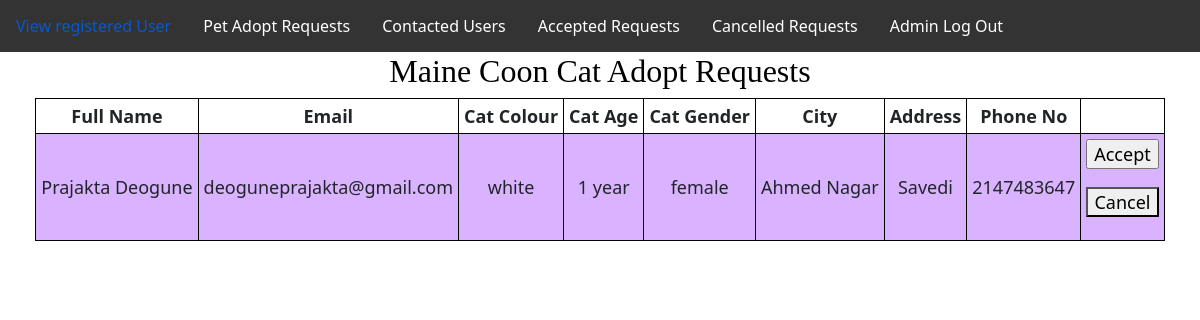
The page /managemainecooncat.php on the database its author committed.
### tables this page shows
CREATE TABLE `mainecooncat` (
  `Name` varchar(60) NOT NULL,
  `Email` varchar(50) NOT NULL,
  `Colour` varchar(20) NOT NULL,
  `Age` varchar(10) NOT NULL,
  `Gender` varchar(10) NOT NULL,
  `City` varchar(20) NOT NULL,
  `Address` varchar(70) NOT NULL,
  `Phone` int(10) NOT NULL
);

### managemainecooncat.php (the view, shortened to what this page needs)
<?php
include "db_connect.php";
include "adminnavbar.php";
$sql = "SELECT * FROM mainecooncat";
$result = $conn->query($sql);
?>
<!DOCTYPE html>
<html lang="en">
<head>
</head>
<body>
	<section>
		<h1>Maine Coon Cat Adopt Requests</h1>
		<table>
			<tr>
				<th>Full Name</th>
				<th>Email</th>
				<th>Cat Colour</th>
				<th>Cat Age</th>
				<th>Cat Gender</th>
				<th>City</th>
				<th>Address</th>
				<th>Phone No</th>
			</tr>
			<?php
				while($rows=$result->fetch_assoc())
				{
			?>
			<tr>
				<td><?php echo $rows['Name'];?></td>
				<td><?php echo $rows['Email'];?></td>
				<td><?php echo $rows['Colour'];?></td>
				<td><?php echo $rows['Age'];?></td>
				<td><?php echo $rows['Gender'];?></td>
				<td><?php echo $rows['City'];?></td>
				<td><?php echo $rows['Address'];?></td>
				<td><?php echo $rows['Phone'];?></td>
				<td>
					<form method="post" action="acceptcat4requestmail.php">
						<input type="submit" name="accept" value="Accept">
					</form>
					<form method="post" action="cancelcat4requestmail.php">
						<button type="submit" name="cancel">Cancel</button>
					</form>
				</td>
			</tr>
			<?php
				}
			?>
		</table>
	</section>
</body>
</html>

### managemainecooncat.php (style rules this page uses)
table { margin: 0 auto; font-size: large; border: 1px solid black; }
h1 { text-align: center; color: #000000; font-size: xx-large; font-family: 'Gill Sans', 'Gill Sans MT', ' Calibri', 'Trebuchet MS', 'sans-serif'; }
td { background-color: #d9b3ff; border: 1px solid black; }
th, td { font-weight: bold; border: 1px solid black; padding: 5px; text-align: center; }
td { font-weight: lighter; }

### rows shown on the page
mainecooncat: Name "Prajakta Deogune", Email "deoguneprajakta@gmail.com", Colour "white", Age "1 year", Gender "female", City "Ahmed Nagar", Address "Savedi", Phone "2147483647"
